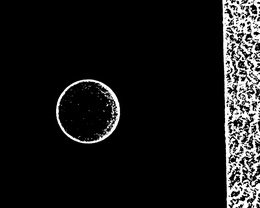
%> input picture matlab/test1.jpg, 260 x 208 px, shrunk from 1280 x 1024 before the run
$ octave detect_roundv1.m   (GNU Octave 9; MATLAB toolbox functions it lacks are replaced by stand-ins)
%> lines starting %> are read from the running program, lines starting %| are printed output that depends on the picture; in (x1, y1, x2, y2) boxes, pixels count from 0 and x2, y2 are one past the last pixel; in counts of white or black regions, pixels touching at a corner belong together; the program's own positions count from 1
### matlab/modelerrormeasure.m
function error = modelerrormeasure(model,X,Y)
num = size(X,1);
error = 0;
for i = 1:num
    error = error + pointerror(model,[X(i,1),Y(i,1)]);
end
error = error/num;

### matlab/detect_roundv1.m
close all
clear
clc

%%%%%%%%%%%%%%%%%%%%%%%%%%%%%%%%%%%%%%%%%%%%%%%%%%%%%%%输入

[filename, filepath] = uigetfile( {'*.bmp;*.jpg;*.tif;*.pgm';'*.*'},'打开待识别图片','D:\工作\照片测试\2015-06-26 桌上视觉测试台\');
%> the answer given: test1.jpg
if filename
    if ~isempty(strfind(filename,'.bmp'))|~isempty(strfind(filename,'.BMP'))|~isempty(strfind(filename,'.jpg'))|~isempty(strfind(filename,'.JPG'))|...
        ~isempty(strfind(filename,'.jpeg'))|~isempty(strfind(filename,'.JPEG'))|~isempty(strfind(filename,'.tif'))|~isempty(strfind(filename,'.TIF'))|...
        ~isempty(strfind(filename,'.tiff'))|~isempty(strfind(filename,'.TIFF'))|~isempty(strfind(filename,'.pgm'))|~isempty(strfind(filename,'.PGM'))
        pname=[filepath,filename];
    end
end
imo = imread(pname);
%> imo is the input picture: size 208x260 uint8; min 0, max 255, mean 24
[ro,co] = size(imo);
%> ro = 208; co = 260
figure;imshow(imo);

prompt = {'请输入半径的大小：'};
radiusstr = inputdlg(prompt);
%> the answer given: 3
radius = str2num(radiusstr{1});

tic;
%粗定位 降采样处理
scale = 0.5;%%%%%%%%%%%%%%%%%%%%%%%%%%%%%%%%%%%%%%%%%%%%%%%%%%%%%%%%%%%%%%%%%%%%%%%%
imorough = imresize(imo,scale,'bilinear');
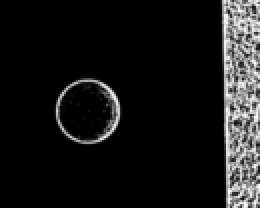
%> imorough: size 104x130 uint8 (shown 2 times larger); min 0, max 253, mean 24
radiusrough = round(radius*scale);


OstuT = graythresh(imorough);
%> OstuT = 0.325
imbw = im2bw(imorough,OstuT);
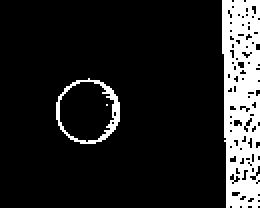
%> imbw: size 104x130 logical (shown 2 times larger); 13.5% white; 3 white regions (1 under 20 px), largest, box (x1, y1, x2, y2) and area: (111, 0, 130, 104) 1609, (28, 39, 60, 72) 212
imbw = ~imbw;

imedge=edge(imbw,'canny',[0.05 0.12],3.0);%%%%%%%%%%%%%%%%%%%%%%%%%%%%%%%%%%%%%%%%%%%%%%%%%%%%%%%%%%%%%%%%%%%
%> imedge: size 104x130 logical; 3.7% white in thin lines or dots, all inside (x1, y1, x2, y2) = (25, 1, 129, 103)


[r,c] = size(imbw);
%> r = 104; c = 130

abstep = 1;%圆心位置间隔%%%%%%%%%%%%%%%%%%%%%%%%%%%%%%%%%%%%%%%%%%%%%%%%%%%%%%%%%%%%%%%%%%%%%%
thetastep = pi/180;%%%%%%%%%%%%%%%%%%%%%%%%%%%%%%%%%%%%%%%%%%%%%%%%%%%%%%%%%%%%%%%%%%%%%%%%%%%%%%%%
hough_sum = zeros(ceil(r/abstep),ceil(c/abstep));

for i = 1:r
    for j = 1:c
        if imedge(i,j)
            for theta = thetastep:thetastep:(2*pi)
                xx = radiusrough*cos(theta) + j;
                yy = radiusrough*sin(theta) + i;
                aa = ceil(xx/abstep); %对应 x，即列
                bb = ceil(yy/abstep); %对应 y，即行
                if aa>0 && aa<ceil(c/abstep)+1 && bb>0 && bb<ceil(r/abstep)+1
                    hough_sum(bb,aa) = hough_sum(bb,aa) + 1;
                end
            end
        end
    end
end
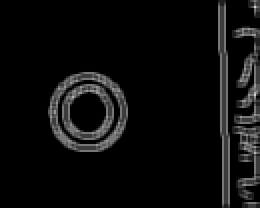
%> hough_sum: size 104x130 double (shown 2 times larger); min 0, max 209, mean 12.7
%> after the loop, aa = 131; bb = 103; xx = 131; yy = 103

[maxvalue,cc]=max(max(hough_sum));
%> maxvalue = 209; cc = 128

imresult = zeros(r,c,3);
imresult(:,:,1) = double(imorough);
imresult(:,:,2) = double(imorough);
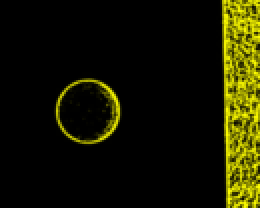
%> imresult: size 104x130x3 double (shown 2 times larger); mean R, G, B 24, 24, 0
imresult(:,:,3) = double(imorough);
T = 0.9 * maxvalue%%%%%%%%%%%%%%%%%%%%%%%%%%%%%%%%%%%%%%%%%%%%%%%%%%%%%%%%%%%%%%%%%%%%%%%%%%%%%
%> T = 188.1
num = 0;
for i = 1:ceil(r/abstep)
    for j = 1:ceil(c/abstep)
        if hough_sum(i,j) > T
            num = num+1;
            center = [round(i*abstep-abstep/2),round(j*abstep-abstep/2)];%[行，列]
            imresult(max(1,center(1)-1):min(r,center(1)+1),max(1,center(2)-1):min(c,center(2)+1),1) = 255;
            imresult(max(1,center(1)-1):min(r,center(1)+1),max(1,center(2)-1):min(c,center(2)+1),2) = 0;
            imresult(max(1,center(1)-1):min(r,center(1)+1),max(1,center(2)-1):min(c,center(2)+1),3) = 0;
            for theta = thetastep:thetastep:(2*pi)
                xx = round(radiusrough*cos(theta)) + center(2);
                yy = round(radiusrough*sin(theta)) + center(1);
                imresult(max(1,yy-1):min(r,yy+1),max(1,xx-1):min(c,xx+1),1) = 255;
                imresult(max(1,yy-1):min(r,yy+1),max(1,xx-1):min(c,xx+1),2) = 0;
                imresult(max(1,yy-1):min(r,yy+1),max(1,xx-1):min(c,xx+1),3) = 0;
            end
            fprintf(1,'num=%d Center (%d,%d)\n',num,center(1),center(2));
            bbox{num} = [center(1)-radiusrough , center(2)-radiusrough ; center(1)+radiusrough , center(2)+radiusrough];%[左上角点行，列；右下角点行，列]
        end
    end
end
%> this loop made 104 passes
%| num=1 Center (4,128)
%| num=2 Center (48,128)
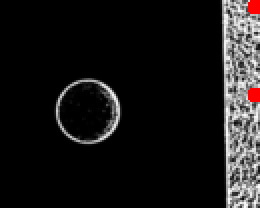
%> imresult: size 104x130x3 double (shown 2 times larger); mean R, G, B 24.7, 23.2, 23.2
%> after the loop, bbox = {[2 126; 6 130], [46 126; 50 130]}; center = [48 128]; num = 2; xx = 130; yy = 48

%回到高分辨率
for i = 1:num
    bbox{i} = round(bbox{i}/scale);
end
%> this loop made 2 passes
%> after the loop, bbox = {[4 252; 12 260], [92 252; 100 260]}

%划定区域
for i = 1:num
    if i == 1;
        region{i} = [bbox{1}(1,1)-30 , bbox{1}(1,2)-30 ; bbox{1}(2,1)+30 , bbox{1}(2,2)+30];%可超过图像尺寸
        rcenter{i} = [ (bbox{1}(1,1)+bbox{1}(2,1))/2 , (bbox{1}(1,2) + bbox{1}(2,2))/2 ];
        overlapnum{i} = 1;
    else
        flag = 1;
        for j = 1:length(region)
            [area,ratio] = overlapregion([bbox{i}(1,1)-30 , bbox{i}(1,2)-30 ; bbox{i}(2,1)+30 , bbox{i}(2,2)+30],[(rcenter{j}(1) - radius - 30) , (rcenter{j}(2) - radius - 30) ; (rcenter{j}(1) + radius + 30) , (rcenter{j}(2) + radius + 30)]);
            if ratio >0.7
                rcenter{j} = overlapnum{j}/(overlapnum{j}+1)*rcenter{j} + 1/(overlapnum{j}+1)*[ (bbox{i}(1,1)+bbox{i}(2,1))/2 , (bbox{i}(1,2) + bbox{i}(2,2))/2 ];
                overlapnum{j} = overlapnum{j} + 1;
                region{j} = [(rcenter{j}(1) - radius -10*(min(5,2+overlapnum{j}))) , (rcenter{j}(2) - radius - 10*(min(5,2+overlapnum{j}))) ; (rcenter{j}(1) + radius + 10*(min(5,2+overlapnum{j}))) , (rcenter{j}(2) + radius + 10*(min(5,2+overlapnum{j})))];
                flag = 0;
                break
            end
        end
        if flag
            k = length(region) + 1;
            region{k} = [bbox{i}(1,1)-30 , bbox{i}(1,2)-30 ; bbox{i}(2,1)+30 , bbox{i}(2,2)+30];%可超过图像尺寸
            rcenter{k} = [ (bbox{i}(1,1)+bbox{i}(2,1))/2 , (bbox{i}(1,2) + bbox{i}(2,2))/2 ];
            overlapnum{k} = 1;
        end
    end
end
%> this loop made 2 passes
%> k on pass 2: 2
%> after the loop, area = 0; overlapnum = {1, 1}; ratio = 0; rcenter = {[8 256], [96 256]}; region = {[-26 222; 42 290], [62 222; 130 290]}

%精定位，在每一个候选区域region处理
%进行最终的定位与筛选
%正确的区域几乎是目标圆的外接框，将较为中心的像素值化零

OstuTo = graythresh(imo);
%> OstuTo = 0.42
imbwo = im2bw(imo,OstuT);
%> imbwo: size 208x260 logical; 11.1% white; 23 white regions (21 under 20 px), largest, box (x1, y1, x2, y2) and area: (222, 0, 260, 208) 5254, (56, 79, 120, 144) 697
imbwo = ~imbwo;
imedgeo=edge(imbwo,'canny',[0.05 0.12],3.0);
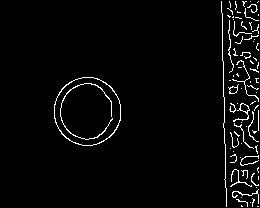
%> imedgeo: size 208x260 logical; 3.2% white in thin lines or dots, all inside (x1, y1, x2, y2) = (54, 1, 259, 207)
regionjudge = ones(1,length(region));

for i = 1:length(region)
    imregion{i} = imedgeo(max(1,round(region{i}(1,1))):min(ro,round(region{i}(2,1))),max(1,round(region{i}(1,2))):min(co,round(region{i}(2,2))));
    [region_r,region_c] = size(imregion{i});
    [rnonzero_o,cnonzero_o] = find(imregion{i});
    for k = 1:size(rnonzero_o,1)
        if (rnonzero_o(k,1)-region_r/2)^2 + (cnonzero_o(k,1)-region_c/2)^2 > (radius+30)^2 || (rnonzero_o(k,1)-region_r/2)^2 + (cnonzero_o(k,1)-region_c/2)^2 < (radius-30)^2
            imregion{i}(rnonzero_o(k,1),cnonzero_o(k,1)) = 0;
        end
    end
    [rnonzero,cnonzero] = find(imregion{i});
    %ransac     %%%%%%%%%%%%%%%%%%%%%%%%%%%%%%%%%%%%%%%%%%%%%%%%%%%%%%%%%%%%%%%%%%%%%%%%%%%%%%%
    data_num = size(rnonzero,1);
    ransac_n = 30;
    ransac_k = 10;
    ransac_t = 5;
    ransac_d = 0.2*size(rnonzero_o,1);

    iteration = 0;
    best_model = [];
    best_consensus_set = [];
    best_error = 20;
    this_error = 20;
    if data_num <ransac_n
        regionjudge(i) = 0;
        continue
    end

    while (iteration < ransac_k)
        maybe_inliers = randperm(data_num);
        maybe_inliers = maybe_inliers(1:ransac_n);
        [maybe_model_a,maybe_model_b,maybe_model_R] = lseround(cnonzero(maybe_inliers,1),rnonzero(maybe_inliers,1));
        maybe_model = [maybe_model_a,maybe_model_b,maybe_model_R];
        consensus_set = maybe_inliers;
        for j = setdiff(1:size(rnonzero,1),maybe_inliers)
            if pointerror(maybe_model,[cnonzero(j),rnonzero(j)]) < ransac_t
                consensus_set = [consensus_set,j];
            end
        end
        if length(consensus_set) > ransac_d
            [better_model_a,better_model_b,better_model_R] = lseround(cnonzero(consensus_set,1),rnonzero(consensus_set,1));
            better_model = [better_model_a,better_model_b,better_model_R];
            this_error = modelerrormeasure(better_model,cnonzero(consensus_set,1),rnonzero(consensus_set,1));
            if (this_error < best_error)
                best_model = better_model;
                best_consensus_set = consensus_set;
                best_error = this_error;
            end
        end
        iteration = iteration + 1;
        if this_error < 5
            break
        end
    end
    if isempty(best_model)
        regionjudge(i) = 0;
        continue
    end

    a{i} = best_model(1);
    b{i} = best_model(2);
    R{i} = best_model(3);

    errorvalue{i} = modelerrormeasure(best_model,cnonzero_o,rnonzero_o);
    iterationvalue{i} = iteration;
    consensus_setnum{i} = length(best_consensus_set);
    if errorvalue{i} > 25 %%%%%%%%%%%%%%%%%%%%%%%%%%%%%%%%%%%%%%%%%
        regionjudge(i) = 0;
    end
    %[a{i},b{i},R{i}] = lseround(cnonzero,rnonzero);
end
%> this loop made 2 passes
%> (region_r, region_c, rnonzero, cnonzero, data_num, ransac_n, ransac_k, ransac_t) on pass 1: (42, 39, 42, 2, 1, 30, 10, 5)
%> (region_r, region_c, data_num, ransac_n, ransac_k, ransac_t, ransac_d) on pass 2: (69, 39, 93, 30, 10, 5, 86.6)
%> after the loop, R = {[], 30.02}; a = {[], 34.83}; b = {[], 19.11}; better_model = [34.83 19.11 30.02]; better_model_R = 30.02; better_model_a = 34.83; better_model_b = 19.11; consensus_setnum = {[], 93}; errorvalue = {[], 9.68}; imregion = 2 items; iterationvalue = {[], 1}; regionjudge = [0 1]

figure;imshow(imo)
hold on

detectnum = 0;
for i = 1:length(region)
    if regionjudge(i)
        detectnum = detectnum + 1;
        centerresult{i} = [(a{i} + max(1,round(region{i}(1,1))) - 1),(b{i} + max(1,round(region{i}(1,2))) - 1)];
        rectangle('Position',[centerresult{i}(2)-R{i},centerresult{i}(1)-R{i},2*R{i},2*R{i}],'Curvature',[1,1],'EdgeColor','r','LineWidth',4);
        plot(centerresult{i}(2),centerresult{i}(1),'b*')
        fprintf(1,'num=%d   Center (%d,%d)   Radius %d \n',detectnum,centerresult{i}(1),centerresult{i}(2),R{i});
    end
end
%> this loop made 2 passes
%> detectnum on pass 2: 1
%| num=1   Center (95.8318,240.113)   Radius 30.0191
%> after the loop, centerresult = {[], [95.83 240.1]}
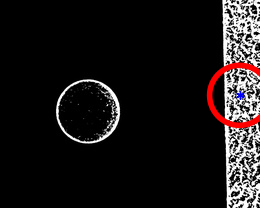
%> figure redrawn from the program's plot data
toc
